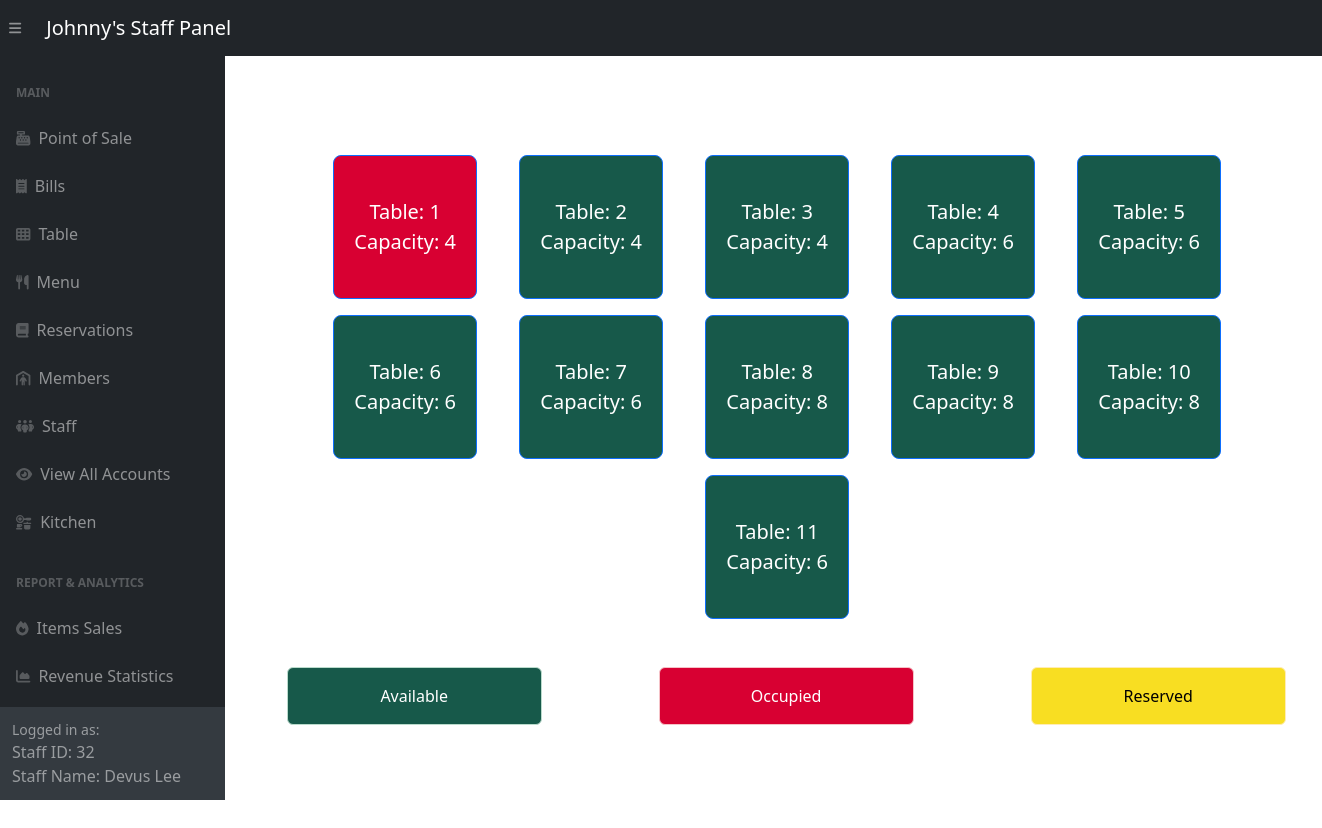
Screenshot of /adminSide/posBackend/posTable.php (signed in) with the database file from the repository.
### tables this page shows
CREATE TABLE `restaurant_tables` (
  `table_id` int(11) NOT NULL,
  `capacity` int(11) DEFAULT NULL,
  `is_available` tinyint(1) DEFAULT NULL
);

### adminSide/posBackend/posTable.php (the view, shortened to what this page needs)
<?php
include '../inc/dashHeader.php';
require_once '../config.php';
?>
<!DOCTYPE html>
<html>
<head>
    <link href="../css/pos.css" rel="stylesheet" />
</head>
<body>
<div class="container" style="text-align: center; width:100%; margin-top:3rem; margin-left: 2rem;  ">
    <div id="POS-Content" class="row" >
        <div class="row center-middle">
            <div class="col-md-15" style="margin-left: 17rem; margin-top: 0rem;max-height: 700px; overflow-y: auto;">
                <div class="row justify-content-center">
                    <?php
                    $query = "SELECT * FROM Restaurant_Tables ORDER BY table_id;";
                    $result = mysqli_query($link, $query);
                    if ($result) {
                        $table_count = 0;
                    while ($row = mysqli_fetch_assoc($result)) {
                        if ($table_count % 5 == 0) {
                            echo '</div><div class="row justify-content-center">';
                        }
                        $table_id = $row['table_id'];
                        $capacity = $row['capacity'];
                        $sqlBill = "SELECT bill_id FROM Bills WHERE table_id = $table_id ORDER BY bill_time DESC LIMIT 1";
                        $result1 = $link->query($sqlBill);
                        $latestBillData = $result1->fetch_assoc();
                        $selectedDate = date("Y-m-d");
                        $endTime = date("H:i:s");
                        $startTime = date("H:i:s", strtotime($endTime) - (20 * 60));
                        $reservationQuery = "SELECT * FROM reservations WHERE table_id = $table_id AND reservation_date = '$selectedDate' AND reservation_time BETWEEN '$startTime' AND '$endTime'";
                        $reservationResult = mysqli_query($link, $reservationQuery);
                        if ($latestBillData) {
                            $latestBillID = $latestBillData['bill_id'];
                            $sqlBillItems = "SELECT * FROM bill_items WHERE bill_id = $latestBillID";
                            $result2 = $link->query($sqlBillItems);
                            if ($result2 && mysqli_num_rows($result2) > 0) {
                                $billItemColor = 'rgb(216, 0, 50)';
                            } else {
                                $billItemColor = 'rgb(23, 89, 74)';
                            }
                            $paymentTimeQuery = "SELECT payment_time FROM Bills WHERE bill_id = $latestBillID";
                            $paymentTimeResult = $link->query($paymentTimeQuery);
                            $hasPaymentTime = false;
                            if ($paymentTimeResult && $paymentTimeResult->num_rows > 0) {
                                $paymentTimeRow = $paymentTimeResult->fetch_assoc();
                                if (!empty($paymentTimeRow['payment_time'])) {
                                    $hasPaymentTime = true;
                                }
                            }
                            $box_color = $hasPaymentTime ? 'rgb(23, 89, 74)' : $billItemColor;
                        } else {
                            $latestBillID = null;
                            $box_color = 'gray';
                        }
                        echo '<div class="col-md-2 mb-3">';
                        if ($reservationResult && mysqli_num_rows($reservationResult) > 0) {
                            echo '<a href="orderItem.php?bill_id=' . $latestBillID . '&table_id=' . $table_id . '"class="btn btn-primary btn-block btn-lg" style="color:black; '
                                    . 'background-color: rgb(248, 222, 34);justify-content: center; align-items: center; display: flex; width: 9rem; height: 9rem;">'
                                    . 'Table: ' . $table_id . '<br>Capacity: ' . $capacity;
                        } else{
                            echo '<a href="orderItem.php?bill_id=' . $latestBillID . '&table_id=' . $table_id . '"class="btn btn-primary btn-block btn-lg" '
                                    . 'style="background-color: ' . $box_color . ';justify-content: center; align-items: center; display: flex; width: 9rem; height: 9rem;">Table:'
                                    . ' ' . $table_id . '<br>Capacity: ' . $capacity;
                        }
                        echo '</a></div>';
                        $table_count++;
                    }
                    } else {
                        echo "Error fetching tables: " . mysqli_error($link);
                    }
                    ?>
                </div>
              <div class="row d-flex justify-content-around"style="margin-top: 2rem;" >
                <div class="col-md-3">
                    <div class="alert alert-success" role="alert" style="color:white;background-color: rgb(23, 89, 74);" data-toggle="tooltip" data-placement="top" title="Tables That are Free">
                        Available
                    </div>
                </div>
                <div class="col-md-3">
                    <div class="alert alert-danger" role="alert" style="color:white;background-color: rgb(216, 0, 50);" data-toggle="tooltip" data-placement="top" title="Tables That are Used">
                        Occupied
                    </div>
                </div>
                <div class="col-md-3">
                    <div class="alert alert-warning" style="color:black;background-color: rgb(248, 222, 34);" role="alert" data-toggle="tooltip" data-placement="top" title="Tables That are Reserved">
                        Reserved
                    </div>
                     </div>
                </div>
            </div>
        </div>
    </div>
</div>
<?php include '../inc/dashFooter.php' ?>

### adminSide/inc/dashHeader.php (shortened to what this page needs)
<!DOCTYPE html>
<html lang="en">
    <head>
        <link href="../css/styles.css" rel="stylesheet" />
    </head>
    <body class="sb-nav-fixed">
        <nav class="sb-topnav navbar navbar-expand navbar-dark bg-dark">
            <button class="btn btn-link btn-sm order-1 order-lg-0 me-4 me-lg-0" id="sidebarToggle" href="#!"><i class="fas fa-bars"></i></button>
            <a class="navbar-brand ps-3" href="../panel/pos-panel.php">Johnny's Staff Panel</a>
        </nav>
        <div id="layoutSidenav">
            <div id="layoutSidenav_nav">
                <nav class="sb-sidenav accordion sb-sidenav-dark" id="sidenavAccordion">
                    <div class="sb-sidenav-menu">
                        <div class="nav">
                            <div class="sb-sidenav-menu-heading">Main</div>
                            <a class="nav-link" href="../panel/pos-panel.php">
                                <div class="sb-nav-link-icon"><i class="fas fa-cash-register"></i></div>
                                Point of Sale
                            </a>
                            <a class="nav-link" href="../panel/bill-panel.php">
                                <div class="sb-nav-link-icon"><i class="fas fa-receipt"></i></div>
                                Bills
                            </a>
                            <a class="nav-link" href="../panel/table-panel.php">
                                <div class="sb-nav-link-icon"><i class="fas fa-table-cells"></i></div>
                                Table
                            </a>
                            <a class="nav-link" href="../panel/menu-panel.php">
                                <div class="sb-nav-link-icon"><i class="fas fa-utensils"></i></div>
                                Menu
                            </a>
                            <a class="nav-link" href="../panel/reservation-panel.php">
                                <div class="sb-nav-link-icon"><i class="fas fa-book"></i></div>
                                Reservations
                            </a>
                            <a class="nav-link" href="../panel/customer-panel.php">
                                <div class="sb-nav-link-icon"><i class="fas fa-person-shelter"></i></div>
                                Members
                            </a>
                            <a class="nav-link" href="../panel/staff-panel.php">
                                <div class="sb-nav-link-icon"><i class="fas fa-people-group"></i></div>
                                Staff
                            </a>
                            <a class="nav-link" href="../panel/account-panel.php">
                                <div class="sb-nav-link-icon"><i class="fas fa-eye"></i></div>
                                View All Accounts
                            </a>
                            <a class="nav-link" href="../panel/kitchen-panel.php">
                                <div class="sb-nav-link-icon"><i class="fas fa-kitchen-set"></i></div>
                                Kitchen
                            </a>
                            <div class="sb-sidenav-menu-heading">Report & Analytics</div>
                            <a class="nav-link" href="../panel/sales-panel.php">
                                <div class="sb-nav-link-icon"><i class="fas fa-fire"></i></div>
                                Items Sales
                            </a>
                            <a class="nav-link" href="../panel/statistics-panel.php">
                                <div class="sb-nav-link-icon"><i class="fas fa-chart-area"></i></div>
                                Revenue Statistics
                            </a>
                            <a class="nav-link" href="../panel/profiles-panel.php">
                            </a>
                        </div>
                    </div>
                        <div class="sb-sidenav-footer">
                            <div class="small">Logged in as:</div>
                                <?php
                                if (isset($_SESSION['logged_account_id']) && isset($_SESSION['logged_staff_name'])) {
                                    echo "Staff ID: " . $_SESSION['logged_account_id'] . "<br>";
                                    echo "Staff Name: " . $_SESSION['logged_staff_name'];
                                } else {
                                    echo "Not logged in";
                                }
                                ?>
                        </div>
                </nav>
            </div>
        </<div>
            <div id="content-for-template">Content</div>

### adminSide/inc/dashFooter.php
    </body>
</html>

### adminSide/css/pos.css (style rules this page uses)
.center-middle { display: flex; justify-content: center; align-items: center; text-align: center; min-height: 100vh; }

### rows the page displays
restaurant_tables: table_id "1", capacity "4"
restaurant_tables: table_id "2", capacity "4"
restaurant_tables: table_id "3", capacity "4"
restaurant_tables: table_id "4", capacity "6"
restaurant_tables: table_id "5", capacity "6"
restaurant_tables: table_id "6", capacity "6"
restaurant_tables: table_id "7", capacity "6"
restaurant_tables: table_id "8", capacity "8"
restaurant_tables: table_id "9", capacity "8"
restaurant_tables: table_id "10", capacity "8"
restaurant_tables: table_id "11", capacity "6"

### other values shown
$_SESSION['logged_account_id'] "32"
$_SESSION['logged_staff_name'] "Devus Lee"
